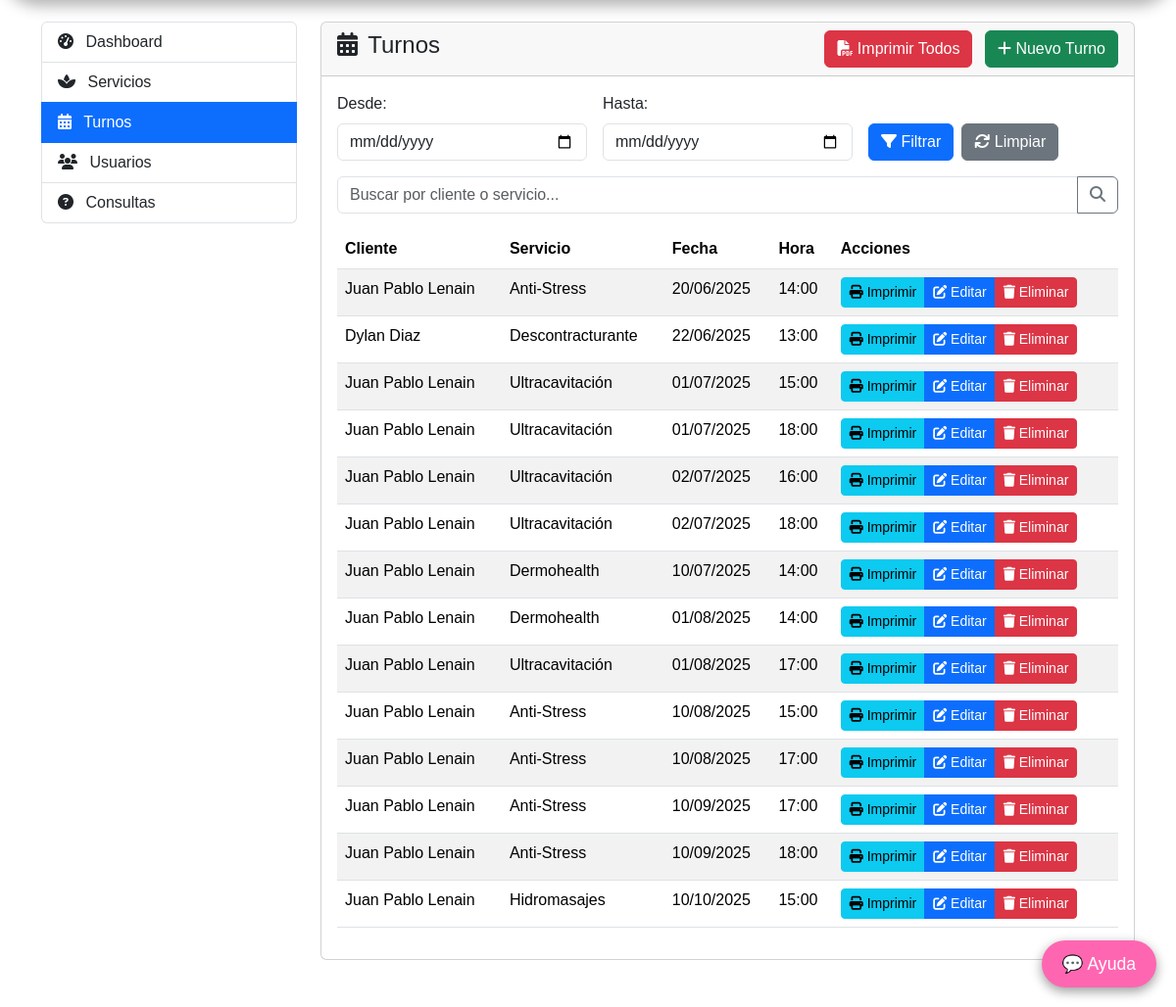
Page /panel-admin/turnos/ (signed in, lower part) on the earlier database version.
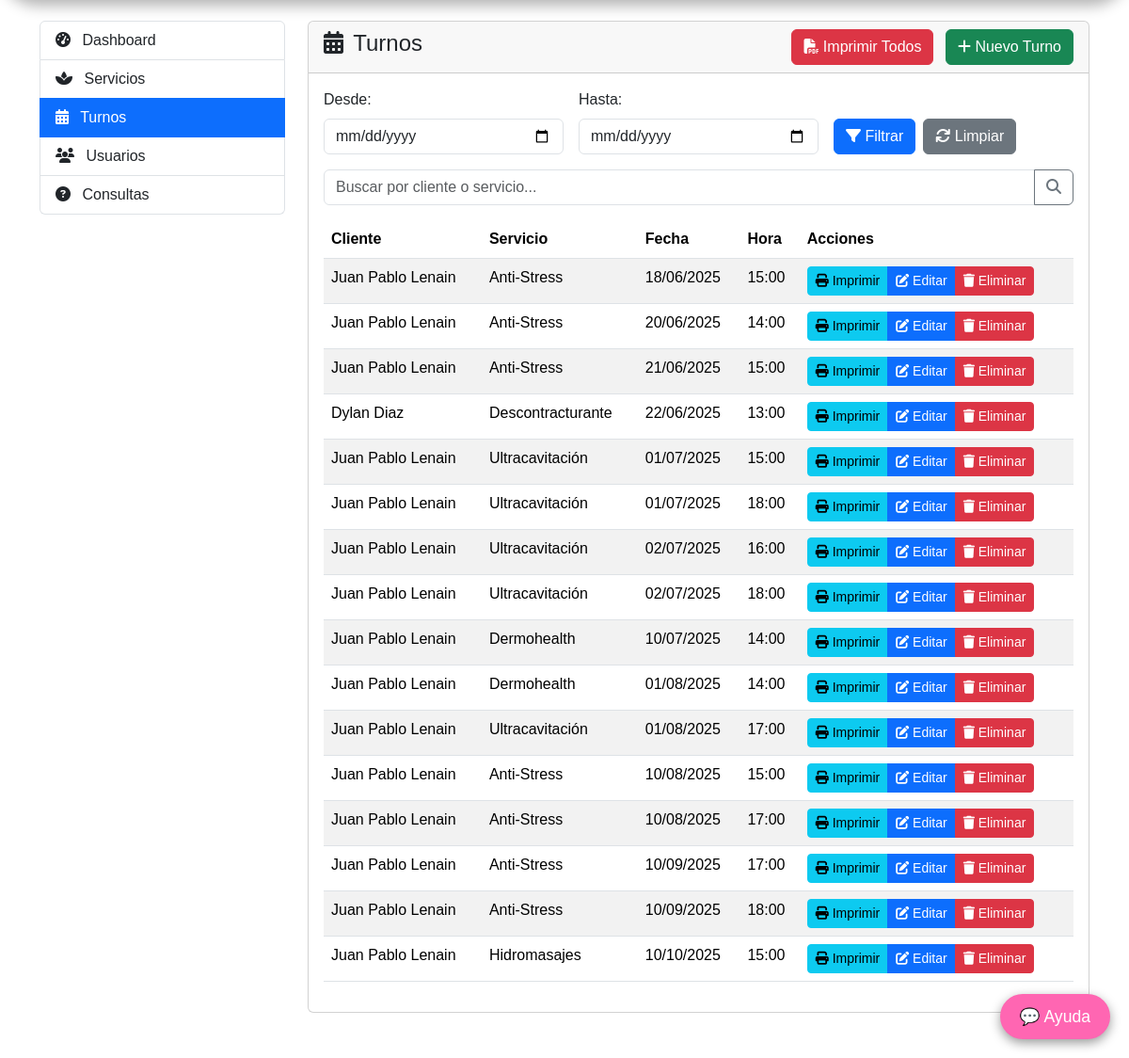
Same page on the later database version.
### spa/models.py (models this page shows, shortened)
class Turno(models.Model):
    cliente = models.ForeignKey(Cliente, on_delete=models.CASCADE)
    servicio = models.ForeignKey(Servicio, on_delete=models.CASCADE)
    fecha = models.DateField()
    hora = models.TimeField()

class Cliente(models.Model):
    user = models.OneToOneField(User, on_delete=models.CASCADE)
    telefono = models.CharField(max_length=20, blank=True)
    def __str__(self):
        return self.user.get_full_name() or self.user.username

class Servicio(models.Model):
    nombre = models.CharField(max_length=100)
    descripcion = models.TextField()
    imagen = models.ImageField(upload_to='servicios/', blank=True, null=True)
    subcategoria = models.ForeignKey(SubcategoriaServicio, on_delete=models.CASCADE)
    precio = models.PositiveIntegerField(default=10000)
    def __str__(self):
        return self.nombre

### spa/views.py (the view)
# urls.py: path('panel-admin/turnos/', views.admin_turnos, name='admin_turnos'),
@staff_member_required
def admin_turnos(request):
    hoy = timezone.now().date()
    fecha_desde = request.GET.get('fecha_desde')
    fecha_hasta = request.GET.get('fecha_hasta')
    if fecha_desde and fecha_hasta:
        try:
            fecha_desde = datetime.strptime(fecha_desde, '%Y-%m-%d').date()
            fecha_hasta = datetime.strptime(fecha_hasta, '%Y-%m-%d').date()
            turnos = Turno.objects.filter(fecha__range=(fecha_desde, fecha_hasta)).order_by('fecha', 'hora')
        except ValueError:
            turnos = Turno.objects.filter(fecha__gte=hoy).order_by('fecha', 'hora')
    else:
        turnos = Turno.objects.filter(fecha__gte=hoy).order_by('fecha', 'hora')
    servicios = Servicio.objects.all()
    clientes = Cliente.objects.all()
    return render(request, 'admin/turnos.html', {
        'turnos': turnos,
        'servicios': servicios,
        'clientes': clientes,
        'fecha_desde': fecha_desde if fecha_desde else '',
        'fecha_hasta': fecha_hasta if fecha_hasta else '',
        'active_tab': 'turnos'
    })

### spa/context_processors.py (called while the page is built)
def cart_processor(request):
    if request.user.is_authenticated:
        cart = Cart.objects.filter(user=request.user).first()
    else:
        session_key = request.session.session_key
        if not session_key:
            return {'cart_count': 0}
        cart = Cart.objects.filter(session_key=session_key).first()
    if cart:
        return {'cart_count': cart.items.count()}
    return {'cart_count': 0}

def is_admin(request):
    return {'is_admin': request.user.is_staff}

### templates/admin/turnos.html (shortened to what this page needs)
{% extends "admin/base_admin.html" %}
{% block admin_content %}
<div class="card mb-4">
  <div class="card-header">
    <div class="d-flex justify-content-between align-items-center">
      <h4><i class="fas fa-calendar-alt me-1"></i> Turnos</h4>
      <div>
        <a href="{% url 'turnos_lista_pdf' %}{% if fecha_desde and fecha_hasta %}?fecha_desde={{ fecha_desde }}&fecha_hasta={{ fecha_hasta }}{% endif %}" class="btn btn-danger me-2" target="_blank">
          <i class="fas fa-file-pdf"></i> Imprimir {% if fecha_desde and fecha_hasta %}Filtrados{% else %}Todos{% endif %}
        </a>
        <button class="btn btn-success" data-bs-toggle="modal" data-bs-target="#nuevoTurnoModal">
          <i class="fas fa-plus"></i> Nuevo Turno
        </button>
      </div>
    </div>
  </div>
  <div class="card-body">
    <div class="mb-3">
      <form method="get" class="row g-3">
        <div class="col-md-4">
          <label for="fecha_desde" class="form-label">Desde:</label>
          <input type="date" id="fecha_desde" name="fecha_desde" class="form-control" value="{{ fecha_desde }}">
        </div>
        <div class="col-md-4">
          <label for="fecha_hasta" class="form-label">Hasta:</label>
          <input type="date" id="fecha_hasta" name="fecha_hasta" class="form-control" value="{{ fecha_hasta }}">
        </div>
        <div class="col-md-4 d-flex align-items-end">
          <button type="submit" class="btn btn-primary me-2">
            <i class="fas fa-filter"></i> Filtrar
          </button>
          <a href="{% url 'admin_turnos' %}" class="btn btn-secondary">
            <i class="fas fa-sync"></i> Limpiar
          </a>
        </div>
      </form>
    </div>
    <div class="mb-3">
      <div class="input-group">
        <input type="text" id="buscarTurno" class="form-control" placeholder="Buscar por cliente o servicio...">
        <button class="btn btn-outline-secondary" type="button">
          <i class="fas fa-search"></i>
        </button>
      </div>
    </div>
    <table class="table table-striped">
      <thead>
        <tr>
          <th>Cliente</th>
          <th>Servicio</th>
          <th>Fecha</th>
          <th>Hora</th>
          <th>Acciones</th>
        </tr>
      </thead>
      <tbody>
        {% for turno in turnos %}
        <tr>
          <td>{{ turno.cliente }}</td>
          <td>{{ turno.servicio }}</td>
          <td>{{ turno.fecha|date:"d/m/Y" }}</td>
          <td>{{ turno.hora|time:"H:i" }}</td>
          <td>
            <div class="btn-group" role="group">
              <a href="{% url 'turno_pdf' turno.id %}" class="btn btn-sm btn-info" target="_blank">
                <i class="fas fa-print"></i> Imprimir
              </a>
              <button class="btn btn-sm btn-primary" data-bs-toggle="modal" data-bs-target="#editarTurnoModal{{ turno.id }}">
                <i class="fas fa-edit"></i> Editar
              </button>
              <button class="btn btn-sm btn-danger" data-bs-toggle="modal" data-bs-target="#eliminarTurnoModal{{ turno.id }}">
                <i class="fas fa-trash"></i> Eliminar
              </button>
            </div>
          </td>
        </tr>
        {% empty %}
        <tr>
          <td colspan="5" class="text-center">No hay turnos programados</td>
        </tr>
        {% endfor %}
      </tbody>
    </table>
  </div>
</div>
{% endblock %}

Differences in the rows shown:
added Turno: cliente "Juan Pablo Lenain", servicio "Anti-Stress", fecha "18/06/2025", hora "15:00"
added Turno: cliente "Juan Pablo Lenain", servicio "Anti-Stress", fecha "21/06/2025", hora "15:00"
